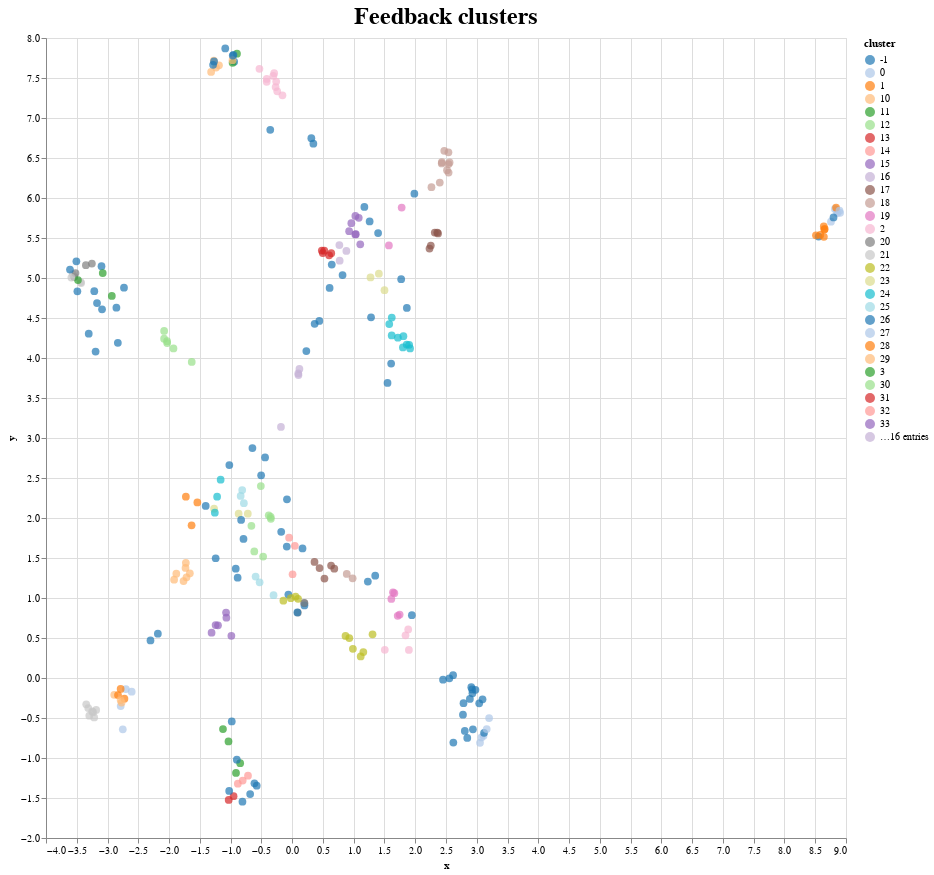

Source (notebook cell):
### Code cell
fig = (
    altair.Chart(col_df, width = 800, height = 800, title="Feedback clusters")
    .mark_circle(size = 60)
    .encode(
        x="x", y="y", tooltip=["feedback", "cluster"],
        color=altair.Color("cluster", scale=altair.Scale(scheme='category20')) 
    ) 
).interactive()

fig.configure_title(fontSize=24)

### Figure 1 — Vega-Lite specification as saved in the notebook (floating-point values rounded to 4 significant figures; data arrays with more than 128 entries replaced by an {"elided": "..."} marker saying what was removed)
{"config": {"view": {"continuousWidth": 300, "continuousHeight": 300}, "title": {"fontSize": 24}}, "data": {"name": "data-557e4692c28fe371862fad753ab2da94"}, "mark": {"type": "circle", "size": 60}, "encoding": {"color": {"field": "cluster", "scale": {"scheme": "category20"}, "type": "nominal"}, "tooltip": [{"field": "feedback", "type": "nominal"}, {"field": "cluster", "type": "nominal"}], "x": {"field": "x", "type": "quantitative"}, "y": {"field": "y", "type": "quantitative"}}, "height": 800, "params": [{"name": "param_1", "select": {"type": "interval", "encodings": ["x", "y"]}, "bind": "scales"}], "title": "Feedback clusters", "width": 800, "$schema": "https://vega.github.io/schema/vega-lite/v5.20.1.json", "datasets": {"data-557e4692c28fe371862fad753ab2da94": {"elided": "276 records"}}}
